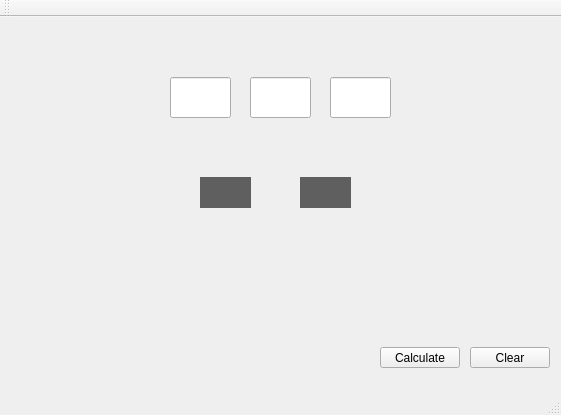
<?xml version="1.0" encoding="UTF-8"?>
<ui version="4.0">
 <class>MainWindow</class>
 <widget class="QMainWindow" name="MainWindow">
  <property name="geometry">
   <rect>
    <x>0</x>
    <y>0</y>
    <width>561</width>
    <height>415</height>
   </rect>
  </property>
  <property name="windowTitle">
   <string>Calculator</string>
  </property>
  <widget class="QWidget" name="centralWidget">
   <widget class="QPushButton" name="calcButton">
    <property name="geometry">
     <rect>
      <x>380</x>
      <y>330</y>
      <width>80</width>
      <height>21</height>
     </rect>
    </property>
    <property name="text">
     <string>Calculate</string>
    </property>
   </widget>
   <widget class="QPushButton" name="clearButton">
    <property name="geometry">
     <rect>
      <x>470</x>
      <y>330</y>
      <width>80</width>
      <height>21</height>
     </rect>
    </property>
    <property name="text">
     <string>Clear</string>
    </property>
   </widget>
   <widget class="QLineEdit" name="num1">
    <property name="geometry">
     <rect>
      <x>170</x>
      <y>60</y>
      <width>61</width>
      <height>41</height>
     </rect>
    </property>
    <property name="text">
     <string/>
    </property>
   </widget>
   <widget class="QLineEdit" name="num2">
    <property name="geometry">
     <rect>
      <x>250</x>
      <y>60</y>
      <width>61</width>
      <height>41</height>
     </rect>
    </property>
    <property name="text">
     <string/>
    </property>
   </widget>
   <widget class="QLineEdit" name="num3">
    <property name="geometry">
     <rect>
      <x>330</x>
      <y>60</y>
      <width>61</width>
      <height>41</height>
     </rect>
    </property>
    <property name="text">
     <string/>
    </property>
   </widget>
   <widget class="QLabel" name="value1">
    <property name="geometry">
     <rect>
      <x>200</x>
      <y>160</y>
      <width>51</width>
      <height>31</height>
     </rect>
    </property>
    <property name="acceptDrops">
     <bool>false</bool>
    </property>
    <property name="autoFillBackground">
     <bool>false</bool>
    </property>
    <property name="styleSheet">
     <string notr="true">background-color: rgb(95, 95, 95);</string>
    </property>
    <property name="text">
     <string/>
    </property>
   </widget>
   <widget class="QLabel" name="value_2">
    <property name="geometry">
     <rect>
      <x>300</x>
      <y>160</y>
      <width>51</width>
      <height>31</height>
     </rect>
    </property>
    <property name="acceptDrops">
     <bool>false</bool>
    </property>
    <property name="autoFillBackground">
     <bool>false</bool>
    </property>
    <property name="styleSheet">
     <string notr="true">background-color: rgb(95, 95, 95);</string>
    </property>
    <property name="text">
     <string/>
    </property>
   </widget>
  </widget>
  <widget class="QMenuBar" name="menuBar">
   <property name="geometry">
    <rect>
     <x>0</x>
     <y>0</y>
     <width>561</width>
     <height>20</height>
    </rect>
   </property>
  </widget>
  <widget class="QToolBar" name="mainToolBar">
   <attribute name="toolBarArea">
    <enum>TopToolBarArea</enum>
   </attribute>
   <attribute name="toolBarBreak">
    <bool>false</bool>
   </attribute>
  </widget>
  <widget class="QStatusBar" name="statusBar"/>
 </widget>
 <layoutdefault spacing="6" margin="11"/>
 <resources/>
 <connections/>
</ui>
